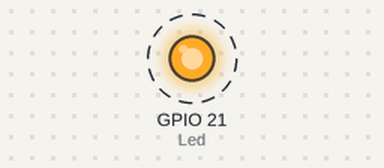
Recording of a program running on a simulated Raspberry Pi (BCM pin numbers). Shown: output pins drawn as LEDs (lit = HIGH). Dashed ring = blinking. What the program prints to the terminal is not drawn. At 10.0 s the program stops and its outputs stay as they are.

Above: at 0.2 s.
Timing chart, 0 to 3.0 s (numbered marks = the images above):
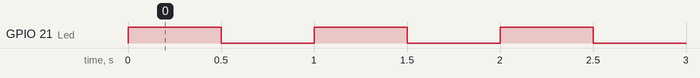

Measured:
- by itself, GPIO 21 (Led): alternates HIGH for 0.50 s and LOW for 0.50 s, 20 changes in all, then stays LOW

The program:

LEDonesec.py
```python
# LED가 10번동안 켜졌다가 꺼지는 것을 반복
import RPi.GPIO as GPIO
import time

Led = 21
GPIO.setmode(GPIO.BCM)
GPIO.setup(Led, GPIO.OUT)
num = 10

try:
   while(num > 0):
      GPIO.output(Led, 1)
      print("켜집니다 : %d" %num)
      time.sleep(0.5)

      GPIO.output(Led, 0)
      print("꺼집니다")
      time.sleep(0.5)
      num = num - 1

except KeyboardInterrupt:
   GPIO.cleanup()
```
